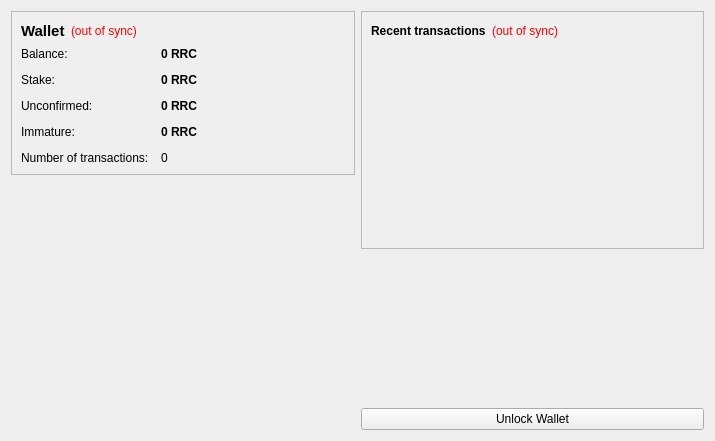
<?xml version="1.0" encoding="UTF-8"?>
<ui version="4.0">
 <class>OverviewPage</class>
 <widget class="QWidget" name="OverviewPage">
  <property name="geometry">
   <rect>
    <x>0</x>
    <y>0</y>
    <width>715</width>
    <height>441</height>
   </rect>
  </property>
  <property name="windowTitle">
   <string>Form</string>
  </property>
  <layout class="QHBoxLayout" name="horizontalLayout" stretch="1,1">
   <item>
    <layout class="QVBoxLayout" name="verticalLayout_2">
     <item>
      <widget class="QFrame" name="frame">
       <property name="frameShape">
        <enum>QFrame::StyledPanel</enum>
       </property>
       <property name="frameShadow">
        <enum>QFrame::Raised</enum>
       </property>
       <layout class="QVBoxLayout" name="verticalLayout_4">
        <item>
         <layout class="QHBoxLayout" name="horizontalLayout_4">
          <item>
           <widget class="QLabel" name="label_5">
            <property name="font">
             <font>
              <pointsize>11</pointsize>
              <weight>75</weight>
              <bold>true</bold>
             </font>
            </property>
            <property name="text">
             <string>Wallet</string>
            </property>
           </widget>
          </item>
          <item>
           <widget class="QLabel" name="labelWalletStatus">
            <property name="toolTip">
             <string>The displayed information may be out of date. Your wallet automatically synchronizes with the renrencoin network after a connection is established, but this process has not completed yet.</string>
            </property>
            <property name="styleSheet">
             <string notr="true">QLabel { color: red; }</string>
            </property>
            <property name="text">
             <string notr="true">(out of sync)</string>
            </property>
            <property name="alignment">
             <set>Qt::AlignLeading|Qt::AlignLeft|Qt::AlignVCenter</set>
            </property>
           </widget>
          </item>
          <item>
           <spacer name="horizontalSpacer_2">
            <property name="orientation">
             <enum>Qt::Horizontal</enum>
            </property>
            <property name="sizeHint" stdset="0">
             <size>
              <width>40</width>
              <height>20</height>
             </size>
            </property>
           </spacer>
          </item>
         </layout>
        </item>
        <item>
         <layout class="QFormLayout" name="formLayout_2">
          <property name="fieldGrowthPolicy">
           <enum>QFormLayout::AllNonFixedFieldsGrow</enum>
          </property>
          <property name="horizontalSpacing">
           <number>12</number>
          </property>
          <property name="verticalSpacing">
           <number>12</number>
          </property>
          <item row="0" column="0">
           <widget class="QLabel" name="label">
            <property name="text">
             <string>Balance:</string>
            </property>
           </widget>
          </item>
          <item row="0" column="1">
           <widget class="QLabel" name="labelBalance">
            <property name="font">
             <font>
              <weight>75</weight>
              <bold>true</bold>
             </font>
            </property>
            <property name="cursor">
             <cursorShape>IBeamCursor</cursorShape>
            </property>
            <property name="toolTip">
             <string>Your current balance</string>
            </property>
            <property name="text">
             <string notr="true">0 RRC</string>
            </property>
            <property name="textInteractionFlags">
             <set>Qt::LinksAccessibleByMouse|Qt::TextSelectableByKeyboard|Qt::TextSelectableByMouse</set>
            </property>
           </widget>
          </item>
          <item row="1" column="0">
           <widget class="QLabel" name="label_6">
            <property name="text">
             <string>Stake:</string>
            </property>
           </widget>
          </item>
          <item row="1" column="1">
           <widget class="QLabel" name="labelStake">
            <property name="font">
             <font>
              <weight>75</weight>
              <bold>true</bold>
             </font>
            </property>
            <property name="cursor">
             <cursorShape>IBeamCursor</cursorShape>
            </property>
            <property name="toolTip">
             <string>Total of coins that was staked, and do not yet count toward the current balance</string>
            </property>
            <property name="text">
             <string notr="true">0 RRC</string>
            </property>
            <property name="textInteractionFlags">
             <set>Qt::LinksAccessibleByMouse|Qt::TextSelectableByKeyboard|Qt::TextSelectableByMouse</set>
            </property>
           </widget>
          </item>
          <item row="2" column="0">
           <widget class="QLabel" name="label_3">
            <property name="text">
             <string>Unconfirmed:</string>
            </property>
           </widget>
          </item>
          <item row="2" column="1">
           <widget class="QLabel" name="labelUnconfirmed">
            <property name="font">
             <font>
              <weight>75</weight>
              <bold>true</bold>
             </font>
            </property>
            <property name="cursor">
             <cursorShape>IBeamCursor</cursorShape>
            </property>
            <property name="toolTip">
             <string>Total of transactions that have yet to be confirmed, and do not yet count toward the current balance</string>
            </property>
            <property name="text">
             <string notr="true">0 RRC</string>
            </property>
            <property name="textInteractionFlags">
             <set>Qt::LinksAccessibleByMouse|Qt::TextSelectableByKeyboard|Qt::TextSelectableByMouse</set>
            </property>
           </widget>
          </item>
          <item row="3" column="0">
           <widget class="QLabel" name="labelImmatureText">
            <property name="text">
             <string>Immature:</string>
            </property>
           </widget>
          </item>
          <item row="3" column="1">
           <widget class="QLabel" name="labelImmature">
            <property name="font">
             <font>
              <weight>75</weight>
              <bold>true</bold>
             </font>
            </property>
            <property name="toolTip">
             <string>Mined balance that has not yet matured</string>
            </property>
            <property name="text">
             <string notr="true">0 RRC</string>
            </property>
            <property name="textInteractionFlags">
             <set>Qt::LinksAccessibleByMouse|Qt::TextSelectableByKeyboard|Qt::TextSelectableByMouse</set>
            </property>
           </widget>
          </item>
          <item row="4" column="0">
           <widget class="QLabel" name="label_2">
            <property name="text">
             <string>Number of transactions:</string>
            </property>
           </widget>
          </item>
          <item row="4" column="1">
           <widget class="QLabel" name="labelNumTransactions">
            <property name="toolTip">
             <string>Total number of transactions in wallet</string>
            </property>
            <property name="text">
             <string notr="true">0</string>
            </property>
           </widget>
          </item>
         </layout>
        </item>
       </layout>
      </widget>
     </item>
     <item>
      <spacer name="verticalSpacer">
       <property name="orientation">
        <enum>Qt::Vertical</enum>
       </property>
       <property name="sizeHint" stdset="0">
        <size>
         <width>10</width>
         <height>40</height>
        </size>
       </property>
      </spacer>
     </item>
     <item>
      <widget class="QLabel" name="label_6">
       <property name="text">
        <string/>
       </property>
       <property name="pixmap">
        <pixmap resource="../bitcoin.qrc">:/images/backg</pixmap>
       </property>
       <property name="scaledContents">
        <bool>false</bool>
       </property>
       <property name="alignment">
        <set>Qt::AlignCenter</set>
       </property>
       <property name="wordWrap">
        <bool>false</bool>
       </property>
       <property name="margin">
        <number>0</number>
       </property>
       <property name="indent">
        <number>0</number>
       </property>
      </widget>
     </item>
    </layout>
   </item>
   <item>
    <layout class="QVBoxLayout" name="verticalLayout_3">
     <item>
      <widget class="QFrame" name="frame_2">
       <property name="frameShape">
        <enum>QFrame::StyledPanel</enum>
       </property>
       <property name="frameShadow">
        <enum>QFrame::Raised</enum>
       </property>
       <layout class="QVBoxLayout" name="verticalLayout">
        <item>
         <layout class="QHBoxLayout" name="horizontalLayout_2">
          <item>
           <widget class="QLabel" name="label_4">
            <property name="text">
             <string>&lt;b&gt;Recent transactions&lt;/b&gt;</string>
            </property>
           </widget>
          </item>
          <item>
           <widget class="QLabel" name="labelTransactionsStatus">
            <property name="toolTip">
             <string>The displayed information may be out of date. Your wallet automatically synchronizes with the renrencoin network after a connection is established, but this process has not completed yet.</string>
            </property>
            <property name="styleSheet">
             <string notr="true">QLabel { color: red; }</string>
            </property>
            <property name="text">
             <string notr="true">(out of sync)</string>
            </property>
            <property name="alignment">
             <set>Qt::AlignRight|Qt::AlignTrailing|Qt::AlignVCenter</set>
            </property>
           </widget>
          </item>
          <item>
           <spacer name="horizontalSpacer">
            <property name="orientation">
             <enum>Qt::Horizontal</enum>
            </property>
            <property name="sizeHint" stdset="0">
             <size>
              <width>40</width>
              <height>20</height>
             </size>
            </property>
           </spacer>
          </item>
         </layout>
        </item>
        <item>
         <widget class="QListView" name="listTransactions">
          <property name="styleSheet">
           <string notr="true">QListView { background: transparent; }</string>
          </property>
          <property name="frameShape">
           <enum>QFrame::NoFrame</enum>
          </property>
          <property name="verticalScrollBarPolicy">
           <enum>Qt::ScrollBarAlwaysOff</enum>
          </property>
          <property name="horizontalScrollBarPolicy">
           <enum>Qt::ScrollBarAlwaysOff</enum>
          </property>
          <property name="selectionMode">
           <enum>QAbstractItemView::NoSelection</enum>
          </property>
         </widget>
        </item>
       </layout>
      </widget>
     </item>
     <item>
      <spacer name="verticalSpacer_2">
       <property name="orientation">
        <enum>Qt::Vertical</enum>
       </property>
       <property name="sizeHint" stdset="0">
        <size>
         <width>20</width>
         <height>40</height>
        </size>
       </property>
      </spacer>
     </item>
     <item>
      <widget class="QPushButton" name="unlockWalletButton">
       <property name="text">
        <string>Unlock Wallet</string>
       </property>
      </widget>
     </item>
    </layout>
   </item>
  </layout>
 </widget>
 <resources>
  <include location="../bitcoin.qrc"/>
 </resources>
 <connections/>
</ui>
